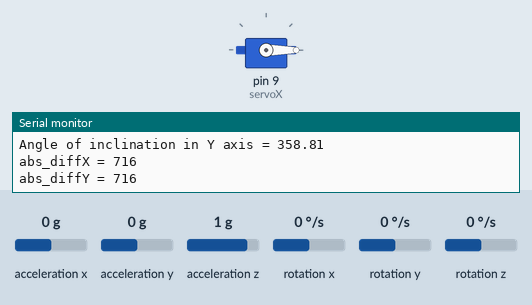
Recording of a sketch running on a simulated Arduino Uno, built with avr-gcc and run on an emulated ATmega328P. On the bench: servo, the last lines printed to the serial monitor. Wiring (inferred from the names in the program): MPU-6050 motion sensor at I2C address 0x68. The inputs (shaded band) are chosen by the test bench; at power-on: acceleration y 0 g, acceleration z 1 g, acceleration x 0 g, rotation x 0 °/s, rotation y 0 °/s, rotation z 0 °/s.

Above: at 1.2 s.
1.3 s: acceleration y set to 0.8 g
At 2.0 s:
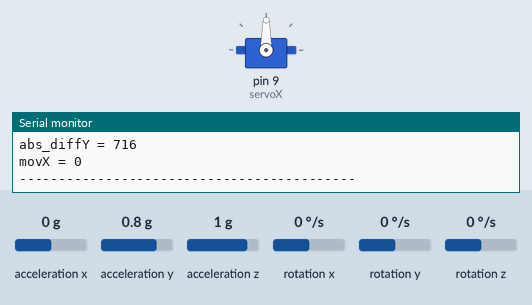
3.0 s: acceleration z set to 0 g
At 4.0 s:
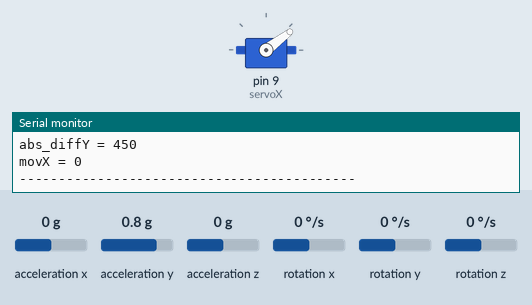
4.7 s: acceleration z set to -0.8 g
At 6.1 s:
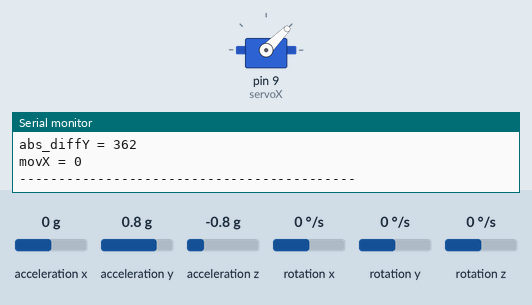
6.4 s: acceleration z set to -1.4 g
At 7.1 s:
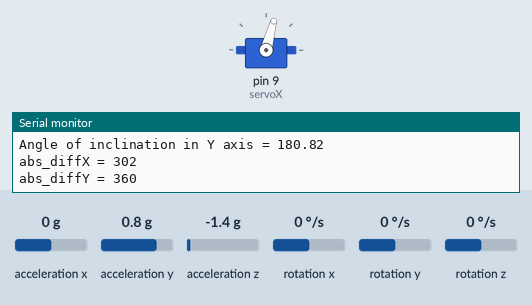
8.1 s: acceleration y set to 1.4 g
At 9.5 s:
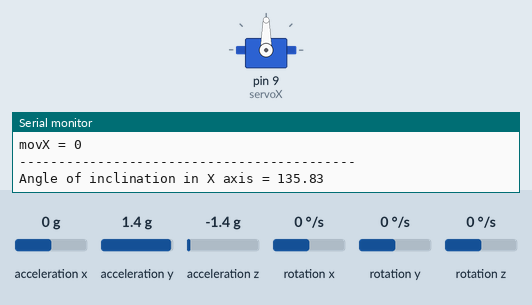
9.9 s: acceleration y set to -1.4 g
At 11.2 s:
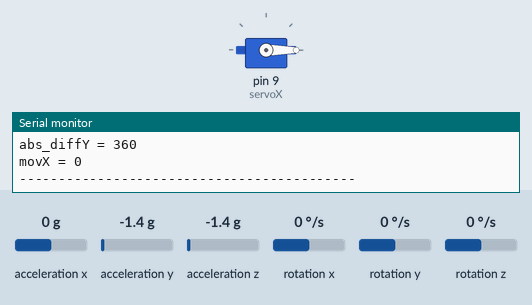
Timing chart, 0 to 12.7 s (numbered marks = the images above; inputs shaded):
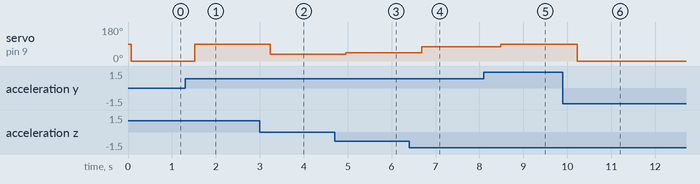

The sketch:

Robotics_Project_Test_1.ino
```cpp
#include<Wire.h>
#include <Servo.h>
Servo servoX;
const int MPU_addr=0x68;//Register for reseting the mpu6050
int16_t axis_X,axis_Y,axis_Z;//MPU spits things out in 16 bit so voila

int minVal=265;//the raw data tends to fall within here
int maxVal=402;

double x;
double y;
double z;
int previous_degX = 0;
int previous_degY = 0;
int current_degX = 0;//buffer variables 1/2 for tracking difference for the servo movement
int current_degY = 0;//buffer variables 1/2 for tracking difference for the servo movement
int movX = 0;
int movY = 0;
int abs_diffX = 0;//to cover cases where the MPU changes from something like 359 to 1, and thinks they are like 358 degrees apart
int abs_diffY = 0;//when i really care if they are 2 degrees apart
int current_servo_posX = 90;
int current_servo_posY = 90;
void setup(){
  Wire.begin();
  Wire.beginTransmission(MPU_addr);
  Wire.write(0x6B);//sends the command to wake the gyro up (power management)
  Wire.write(0);
  Wire.endTransmission(true);
  servoX.attach(9);
  Serial.begin(9600);
  servoX.write(current_servo_posX);
}
void loop(){
  Wire.beginTransmission(MPU_addr);//start talking to mpu again
  Wire.write(0x3B);//X out Register Accelerator
  Wire.endTransmission(false);
  Wire.requestFrom(MPU_addr,14,true);//to ask the MPU 14 bytes and close connection
  axis_X=Wire.read()<<8|Wire.read();//get the value from the X register then shift over to next for Y and Z
  // Serial.print("Raw X value = ");
  // Serial.println(axis_X);

  axis_Y=Wire.read()<<8|Wire.read();
  // Serial.print("Raw Y value = ");
  // Serial.println(axis_Y);

  axis_Z=Wire.read()<<8|Wire.read();
  // Serial.print("Raw Z value = ");
  // Serial.println(axis_Z);

    int xAng = map(axis_X,minVal,maxVal,-90,90);
    int yAng = map(axis_Y,minVal,maxVal,-90,90);
    int zAng = map(axis_Z,minVal,maxVal,-90,90);//i tried reading the doc on mapping but when i plug in xAng it is outside -90 to 90

       x= RAD_TO_DEG * (atan2(-yAng, -zAng)+PI);//figure that this thing converts it to degrees with trig
       y= RAD_TO_DEG * (atan2(-xAng, -zAng)+PI);
       z= RAD_TO_DEG * (atan2(-yAng, -xAng)+PI);

    current_degX = x;
    current_degY = y;


     Serial.print("Angle of inclination in X axis = ");//tilting the breadboard up or down
    Serial.println(x);

     Serial.print("Angle of inclination in Y axis = ");//rotating breadboard L/R when looking down towards the hole and the arduino is on bottom
     Serial.println(y);

     //Serial.print("Angle of inclination in Z axis= ");my brain cant figure out which way to rotate the breadboard that affects these numbers
     //Serial.println(z);


    abs_diffX = current_degX + previous_degX;
    abs_diffY = current_degY + previous_degY;


    if(abs_diffX > 300){
    Serial.print("abs_diffX = ");//used in determining the closer angle between 2 angles
    Serial.println(abs_diffX);
      if(current_degX > previous_degX){
        movX = (360-current_degX)+previous_degX;//find the angle between 2 lines where the lines are on opposite sides of 0 deg

      }
      if(previous_degX > current_degX){
        movX = (360-previous_degX)+current_degX;

      }
    }
    if(abs_diffY > 300){//For the Y
    Serial.print("abs_diffY = ");
    Serial.println(abs_diffY);
      if(current_degY > previous_degY){
        movX = (360-current_degY)+previous_degY;

      }
      if(previous_degY > current_degY){
        movX = (360-previous_degY)+current_degY;
      }
    }
    movX = current_degX - previous_degX;
    movY = current_degY - previous_degY;

    Serial.print("movX = ");
     Serial.println(movX);
    // Serial.print("movY = ");
    //  Serial.println(movY);


     if(movX > 0){
    //   Serial.print("MovX = ");
    //  Serial.println(movX)
    current_servo_posX = 90-movX;//for moving the servo to one side or the other of mid point
      servoX.write(current_servo_posX);
     }
     if(movX < 0){
    //   Serial.print("MovX = ");
    //  Serial.println(movX);
    current_servo_posX = 90+movX;
      servoX.write(current_servo_posY);
     }
     previous_degX = current_degX;//buffer variables 2/2 for tracking difference between lines for the servo movement
     previous_degY = current_degY;//buffer variables 2/2 for tracking difference between lines for the servo movement
     Serial.println("-------------------------------------------");
     delay(250);
}
```

Measured:
- after the input at 1.3 s, servo on pin 9 (servoX): 0° → 90° after 0.22 s
- after the input at 3.0 s, servo on pin 9 (servoX): 90° → 37° after 0.24 s
- after the input at 4.7 s, servo on pin 9 (servoX): 37° → 45° after 0.26 s
- after the input at 6.4 s, servo on pin 9 (servoX): 45° → 75° after 0.29 s
- after the input at 8.1 s, servo on pin 9 (servoX): 75° → 90° after 0.38 s
- after the input at 9.9 s, servo on pin 9 (servoX): 90° → 0° after 0.33 s
